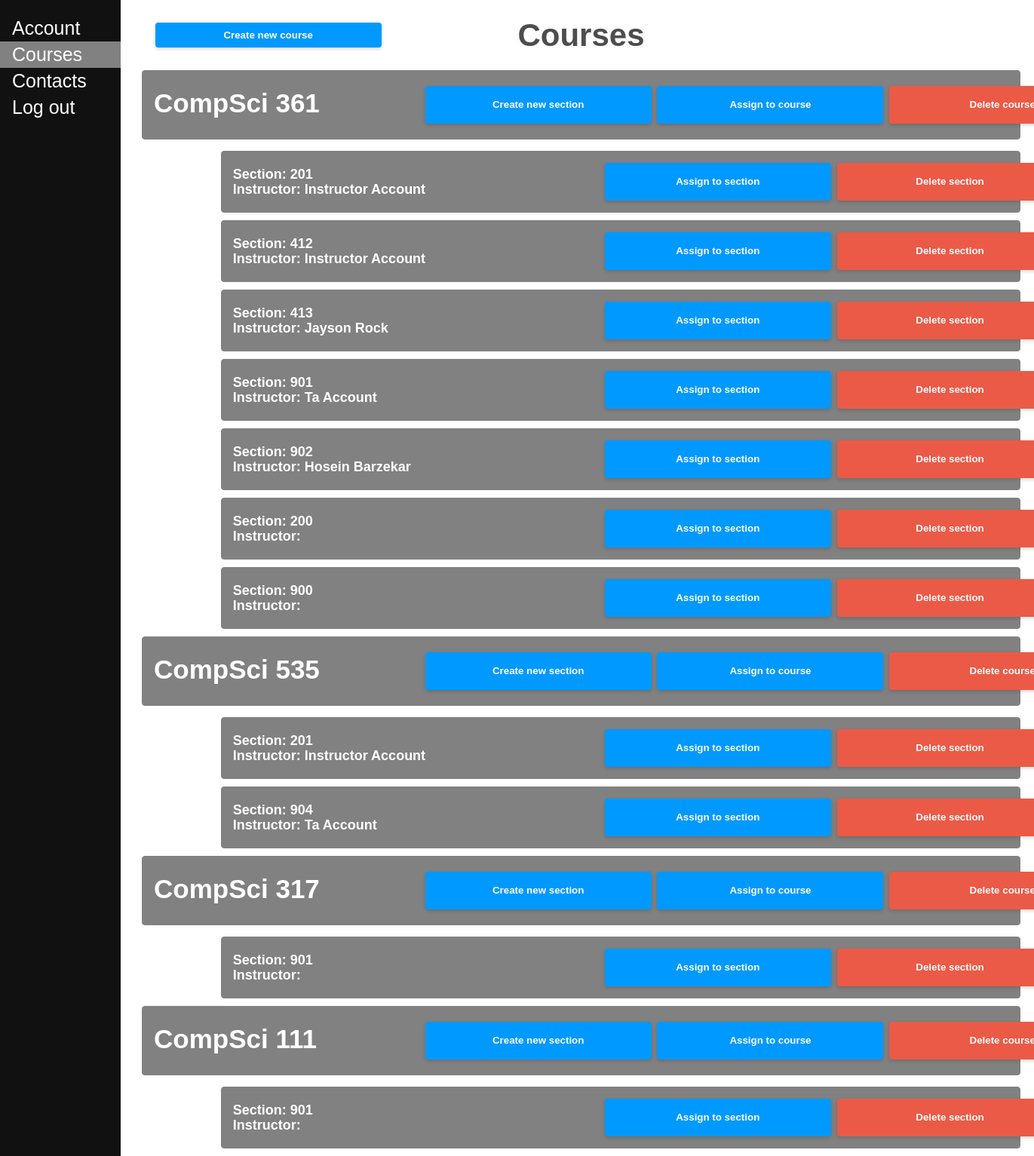
/course/ (signed in), run on an earlier commit of the app's database.
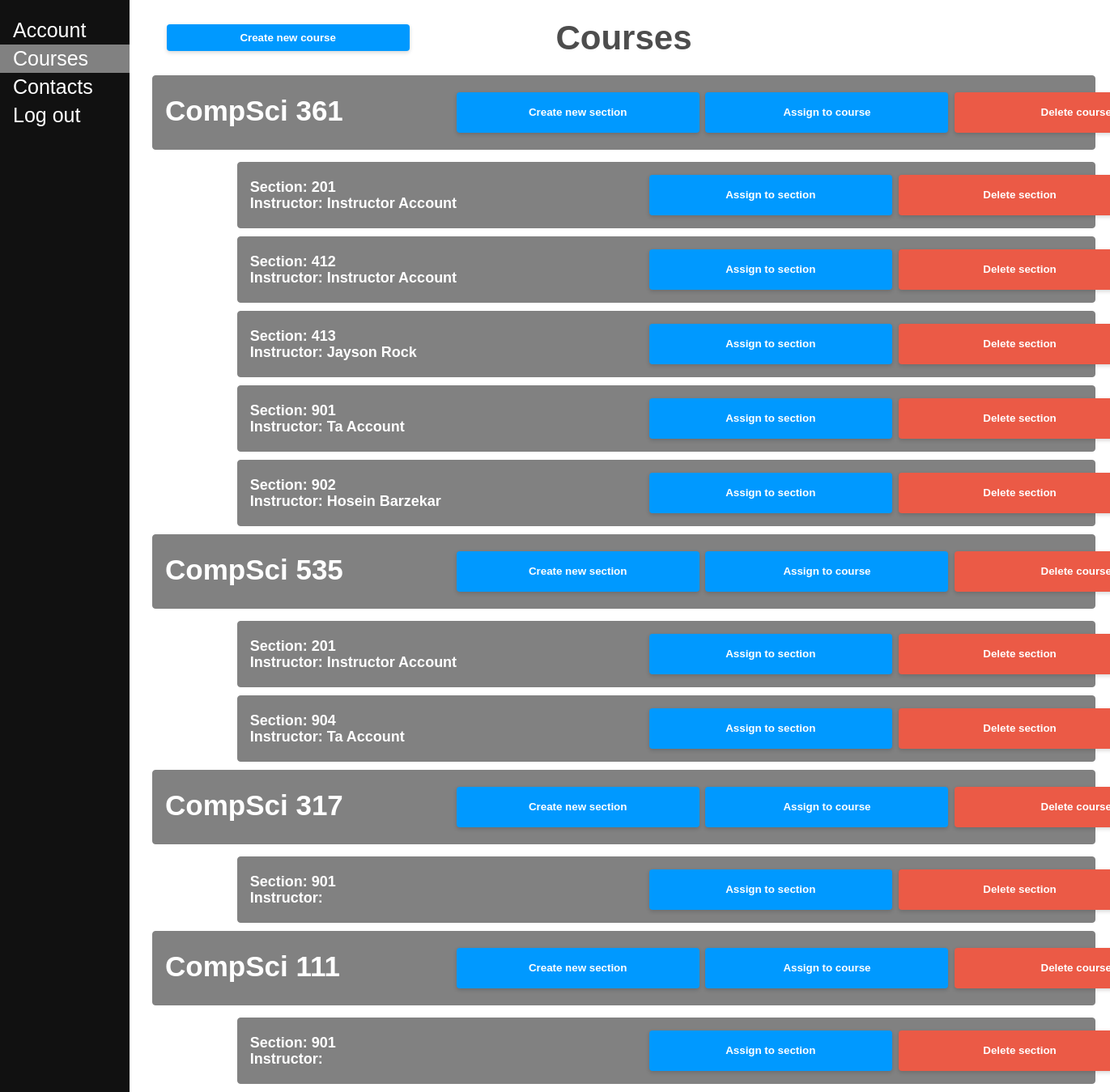
And on a later commit of the database.
### ourapp/models.py (models this page shows, shortened)
class MyCourse(models.Model):
    name = models.CharField(max_length=100, default=None)
    number = models.IntegerField(default=None)
    people = models.ManyToManyField(MyUser, default=None, blank=True)

class MySection(models.Model):
    course = models.ForeignKey(MyCourse, on_delete=models.CASCADE, default=None)
    number = models.IntegerField(default=None)
    teacher = models.ForeignKey(MyUser, on_delete=models.CASCADE, default=None, null=True, blank=True)

class MyUser(models.Model):
    first_name = models.CharField(max_length=100, default=None)
    last_name = models.CharField(max_length=100, default=None)
    password = models.CharField(max_length=100, default=None)
    address = models.CharField(max_length=100, default=None)
    email = models.EmailField(default=None)
    phone_number = models.CharField(max_length=15, default=None)
    role = models.CharField(max_length=100, default=None, choices=Role.choices)
    skills = models.ManyToManyField(Skill, default=None, blank=True)

### ourapp/views.py (the view, shortened to what this page needs)
# urls.py: path('course/', Course.as_view(), name='course'),
class Course(View):
    def get(self, request):
        ValidSession = validate_session(request)
        if not ValidSession:
            return redirect("/")
        courses = MyCourse.objects.all()
        sections = MySection.objects.all()
        request.session['submitted'] = False
        accounts = MyUser.objects.filter(role__in=['instructor', 'ta'])
        return render(request, "course.html", {"courses": courses, "accounts": accounts, "sections": sections})

### ourapp/helper_methods.py (called while the page is built)
def validate_session(request):
    try:
        key = request.session['name']
    except:
        return False
    return True

### ourapp/templates/course.html (shortened to what this page needs)
<!DOCTYPE html>
<html lang="en">
<head>
    {% load static %}
    <link rel="stylesheet" href="{% static 'styles.css' %}">
</head>
<body>
    <div class="sidenav">
        <a href="/account/">Account</a>
        <a href="/course/" class="current">Courses</a>
        <a href="/contacts/">Contacts</a>
        <a href="/">Log out</a>
    </div>
    <div class="main">
        <section>
            {% if request.session.supervisor %}
                <button class="modButt" id="myBtn">Create new course</button>
            {% endif %}
            <h2>Courses</h2>
            {% for i in courses %}
                <div class="courseBlock">
                    <h1 class="courseName">{{ i.name }} {{ i.number }}</h1>
                    {% if request.session.supervisor %}
                        <div class="assButt">
                            <button class="modButt courseButt secButt">Create new section</button>
                            <button class="modButt courseButt">Assign to course</button>
                            <button class="modButt courseButt delButt">Delete course</button>
                        </div>
                    {% endif %}
                </div>
                {% for j in sections %}
                    {% if j.course == i %}
                        <div class="sectionBlock">
                            <h1 class="sectionName">Section: {{ j.number }}</h1>
                            <h1 class="sectionLead">Instructor: {{ j.teacher.first_name }} {{ j.teacher.last_name }}</h1>
                            {% if request.session.supervisor %}
                                <div class="secButt">
                                    <button class="modButt sectButt">Assign to section</button>
                                    <button class="modButt sectButt delButt">Delete section</button>
                                </div>
                            {% endif %}
                        </div>
                    {% endif %}
                {% endfor %}
            {% endfor %}
        </section>
    </div>
</body>
</html>

What changed in the data, as far as the page shows it:
removed MySection: number "200", shown under MyCourse (number 1 of 4 on the later page)
removed MySection: number "900", shown under MyCourse (number 1 of 4 on the later page)
